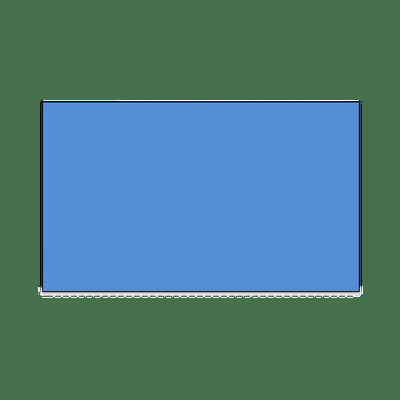
#> input picture chap14/rectangle.png, 400 x 400 px
$ jupyter execute --allow-errors chap146_149.ipynb   (older library calls are emulated)
#> lines starting #> are read from the running program, lines starting #| are printed output that depends on the picture; after the words box and inside, x2 and y2 are one past the last pixel; in counts of white or black regions, pixels touching at a corner belong together
[cell 1]
import cv2
import numpy as np
from matplotlib import pyplot as plt

[cell 2]
img = cv2.imread('lena.png',0)

#> (the rest of this cell did not finish here and is left out)

[cell 3]
img = cv2.imread('lena.png',0)
edges = cv2.Canny(img,100,200)

#> (the rest of this cell did not finish here and is left out)

[cell 4]
im = cv2.imread('rectangle.png')
#> im is the input picture: shape (400, 400, 3); mean B, G, R 128.2, 123.4, 77.3
imgray = cv2.cvtColor(im,cv2.COLOR_BGR2GRAY)
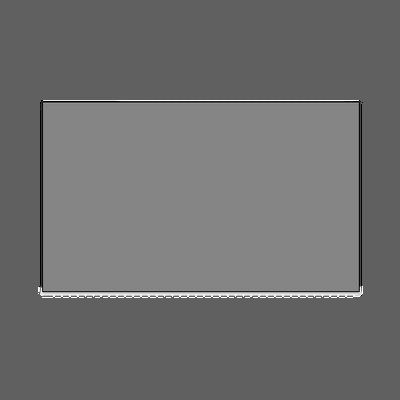
#> imgray: shape (400, 400); min 0, max 255, mean 110.4
imgray = cv2.GaussianBlur(imgray,(5,5),0)
# ret,thresh = cv2.threshold(imgray,245,255,0)
thresh = cv2.adaptiveThreshold(imgray, 255, cv2.ADAPTIVE_THRESH_GAUSSIAN_C,cv2.THRESH_BINARY, 11, 2)
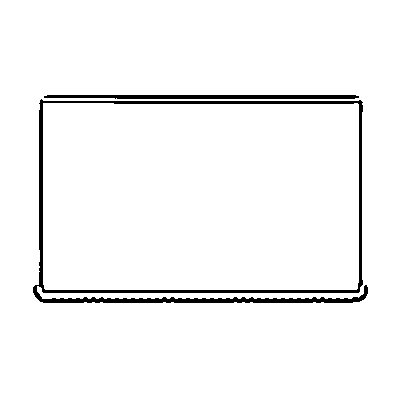
#> thresh: shape (400, 400); 96.3% white; 2 black regions

kernel = np.ones((5,5),np.uint8)
# [4 lines of commented-out code are left out]

plt.figure(figsize=(24,8))
plt.subplot(1,3,1),plt.imshow(im)
plt.title('Original'), plt.xticks([]), plt.yticks([])
plt.subplot(1,3,2),plt.imshow(imgray,cmap = 'gray')
plt.title('Laplacian'), plt.xticks([]), plt.yticks([])
plt.subplot(1,3,3),plt.imshow(thresh,cmap = 'gray')
plt.title('Sobel X'), plt.xticks([]), plt.yticks([])

plt.show()
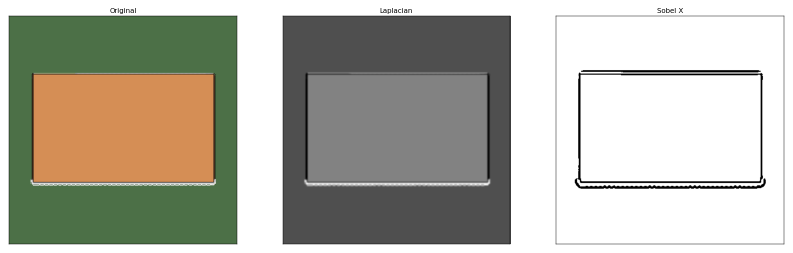
#> figure drawn by matplotlib, 3 panels; B, G, R data is drawn as R, G, B

[cell 5]
contours,hierarchy = cv2.findContours(thresh, cv2.RETR_TREE, cv2.CHAIN_APPROX_SIMPLE)
#> contours = 4 contours; box (x1, y1, x2, y2) and area: (0, 0, 400, 400) 159201, (32, 98, 369, 304) 64420, (43, 103, 359, 290) 58338, (43, 94, 360, 100) 1494
img0 = im.copy()
img1 = im.copy()
img0 = cv2.drawContours(img0, contours, 2, (255,0,0), 3)
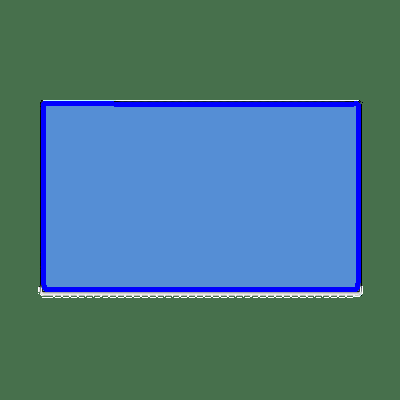
#> img0: shape (400, 400, 3); 3.11% of pixels changed, all inside (x1, y1, x2, y2) = (41, 101, 361, 292)
img1 = cv2.drawContours(img1, contours, 3, (255,0,0), 3)
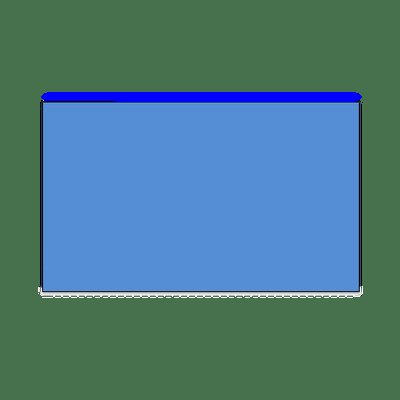
#> img1: shape (400, 400, 3); 1.93% of pixels changed, all inside (x1, y1, x2, y2) = (41, 92, 362, 102)

[cell 6]
plt.figure(figsize=(24,8))
plt.subplot(1,3,1),plt.imshow(im)
plt.title('Original'), plt.xticks([]), plt.yticks([])
plt.subplot(1,3,2),plt.imshow(img0,cmap = 'gray')
plt.title('Laplacian'), plt.xticks([]), plt.yticks([])
plt.subplot(1,3,3),plt.imshow(img1,cmap = 'gray')
plt.title('Sobel X'), plt.xticks([]), plt.yticks([])

plt.show()
#> figure, not shown here; B, G, R data is drawn as R, G, B

[cell 7]
cnt = contours[2]
#> cnt = contour of 15 points, box (x1, y1, x2, y2) (43, 103, 359, 290), area 58338
M = cv2.moments(cnt)
#> M = moments, m00 58337.5, centre m10/m00, m01/m00 = (200.4, 196.4)
print(M)
#> (printed output is left out)
cx = int(M['m10']/M['m00'])
#> cx = 200
cy = int(M['m01']/M['m00'])
#> cy = 196
img0 = cv2.rectangle(img0, (cx-2,cy-2),(cx+2,cy+2),(0,0,255),2)
#> img0: shape (400, 400, 3); 0.03% of pixels changed, all inside (x1, y1, x2, y2) = (197, 193, 204, 200)

size = []
for i in range(len(contours)):
    size.append((i, contours[i].shape[0]))
#> this loop made 4 passes
#> after the loop, size = [(0, 4), (1, 278), (2, 15), (3, 18)]

[cell 8]
plt.figure(figsize=(24,8))
plt.subplot(1,3,1),plt.imshow(im)
plt.title('Original'), plt.xticks([]), plt.yticks([])
plt.subplot(1,3,2),plt.imshow(img0,cmap = 'gray')
plt.title('Laplacian'), plt.xticks([]), plt.yticks([])
plt.subplot(1,3,3),plt.imshow(img1,cmap = 'gray')
plt.title('Sobel X'), plt.xticks([]), plt.yticks([])

plt.show()
#> figure, not shown here; B, G, R data is drawn as R, G, B

[cell 9]
im = cv2.imread('A.jpg')
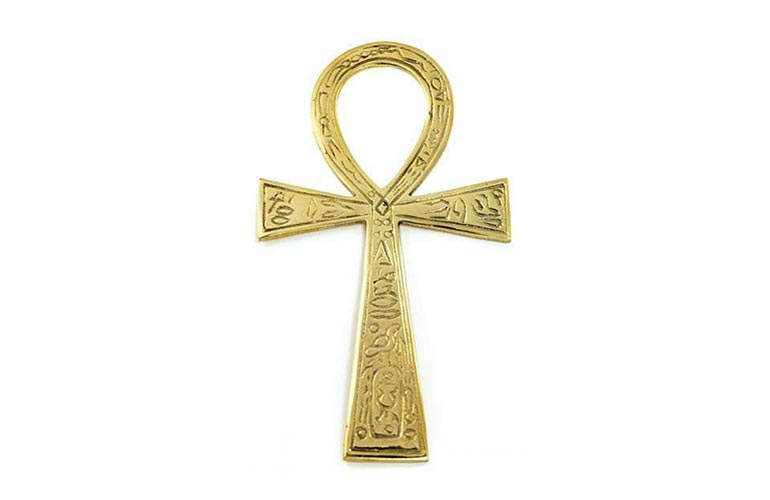
#> input picture chap14/A.jpg, 770 x 500 px
#> im is the input picture: shape (500, 770, 3); mean B, G, R 240.9, 247.4, 249.1
imgray = cv2.cvtColor(im,cv2.COLOR_BGR2GRAY)
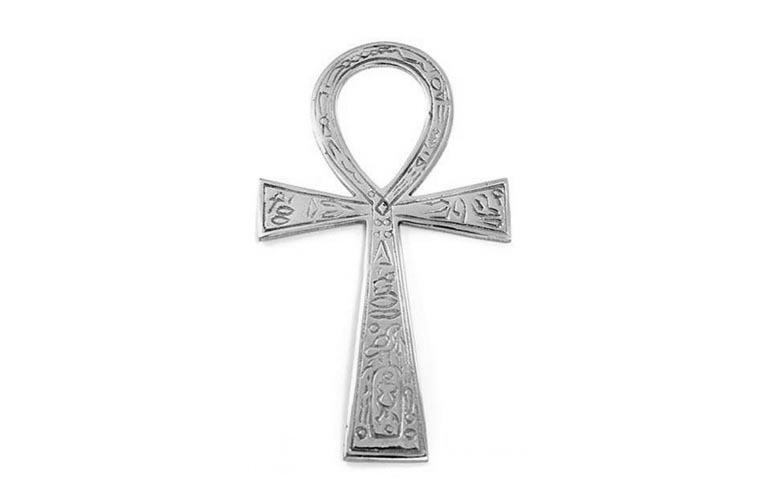
#> imgray: shape (500, 770); min 3, max 255, mean 247.2
imgray = cv2.GaussianBlur(imgray,(5,5),0)
ret, thresh = cv2.threshold(imgray,100,255,0)
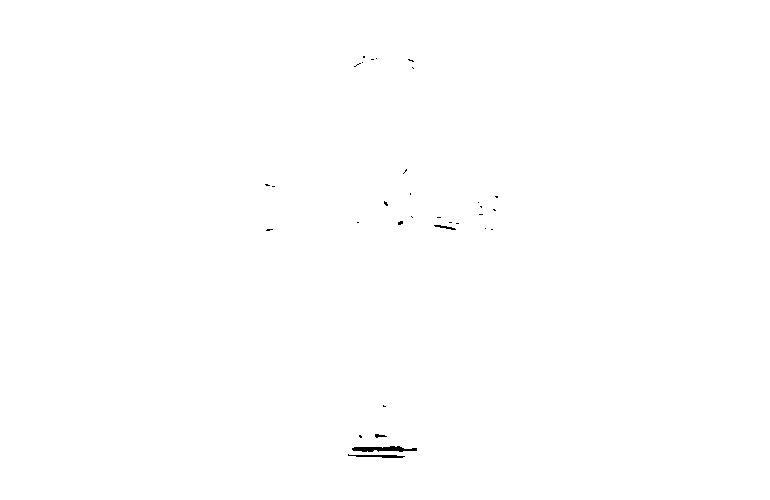
#> thresh: shape (500, 770); 99.9% white; 32 black regions (28 under 20 px)
#thresh = cv2.adaptiveThreshold(imgray,255, cv2.ADAPTIVE_THRESH_GAUSSIAN_C, #cv2.THRESH_BINARY, 11, 2)

kernel = np.ones((5,5),np.uint8)
# [4 lines of commented-out code are left out]

plt.figure(figsize=(24,8))
plt.subplot(1,3,1),plt.imshow(im)
plt.title('Original'), plt.xticks([]), plt.yticks([])
plt.subplot(1,3,2),plt.imshow(imgray,cmap = 'gray')
plt.title('Laplacian'), plt.xticks([]), plt.yticks([])
plt.subplot(1,3,3),plt.imshow(thresh,cmap = 'gray')
plt.title('Sobel X'), plt.xticks([]), plt.yticks([])
plt.show()
#> figure, not shown here; B, G, R data is drawn as R, G, B

[cell 10]
plt.subplot(1,3,3),plt.imshow(thresh,cmap = 'gray')
plt.title('Sobel X'), plt.xticks([]), plt.yticks([])
plt.show()

[cell 11]
contours, hierarchy = cv2.findContours(thresh, cv2.RETR_TREE, cv2.CHAIN_APPROX_SIMPLE)
#> contours = 40 contours, 34 with area under 20; largest, box (x1, y1, x2, y2) and area: (0, 0, 770, 500) 383731, (351, 445, 418, 453) 320, (347, 453, 406, 459) 178, (433, 224, 457, 231) 67, (374, 433, 388, 439) 41, (397, 220, 404, 226) 23
img0 = im.copy()
img1 = im.copy()
img0 = cv2.drawContours(img0, contours, 2, (255,0,0), 3)
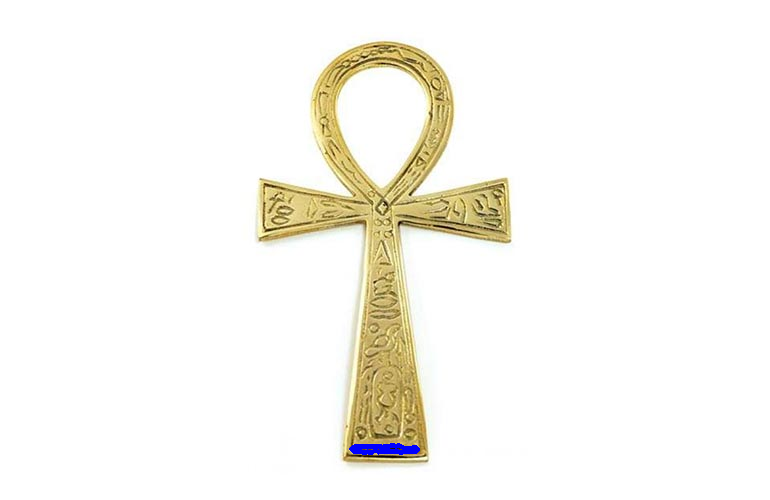
#> img0: shape (500, 770, 3); 0.17% of pixels changed, all inside (x1, y1, x2, y2) = (349, 443, 420, 455)
img1 = cv2.drawContours(img1, contours, 3, (255,0,0), 3)
#> img1: shape (500, 770, 3)

[cell 12]
cnt = contours[2]
#> cnt = contour of 41 points, box (x1, y1, x2, y2) (351, 445, 418, 453), area 320
M = cv2.moments(cnt)
#> M = moments, m00 319.5, centre m10/m00, m01/m00 = (382.6, 448.7)
print(M)
#> (printed output is left out)
cx = int(M['m10']/M['m00'])
#> cx = 382
cy = int(M['m01']/M['m00'])
#> cy = 448
img0 = cv2.rectangle(img0, (cx-2,cy-2),(cx+2,cy+2),(0,0,255),2)
#> img0: shape (500, 770, 3); 0.01% of pixels changed, all inside (x1, y1, x2, y2) = (379, 445, 386, 452)

size = []
for i in range(len(contours)):
    size.append((i, contours[i].shape[0]))
#> this loop made 40 passes
#> after the loop, size = 40 pairs, first value 0 to 39, second value 4 to 41

[cell 13]
cnt = contours[9]
#> cnt = contour of 18 points, box (x1, y1, x2, y2) (433, 224, 457, 231), area 67
epsilon = 0.001*cv2.arcLength(cnt,True)
#> epsilon = 0.051
approx = cv2.approxPolyDP(cnt,epsilon,True)
#> approx has the same summary as cnt

[cell 14]
hull = cv2.convexHull(approx)
#> hull = contour of 11 points, box (x1, y1, x2, y2) (433, 224, 457, 231), area 80
x,y,w,h = cv2.boundingRect(cnt)
#> x = 433; y = 224; w = 24; h = 7

[cell 15]
rect = cv2.minAreaRect(cnt)
#> rect = ((444.5, 226.8), (4.02, 23.34), -79.7)

[cell 16]
area = cv2.contourArea(cnt) # 면적
#> area = 67

[cell 17]
perimeter = cv2.arcLength(cnt,True) # 길이
#> perimeter = 50.97
